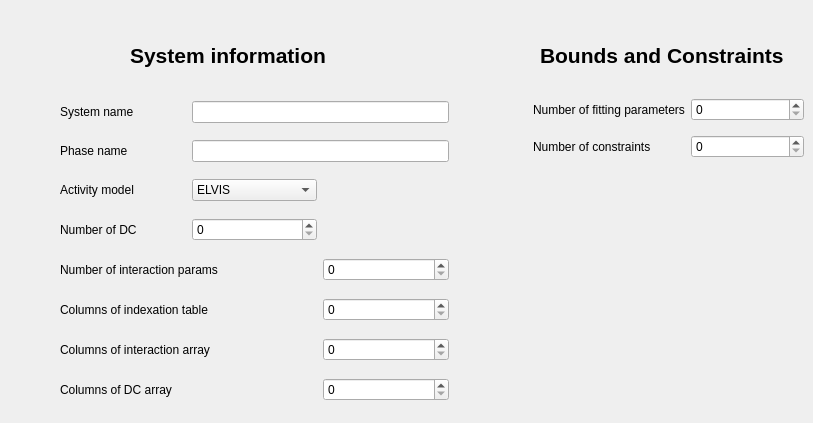
      <widget class="QWidget" name="tab_11">
       <attribute name="title">
        <string>System information</string>
       </attribute>
       <widget class="QWidget" name="layoutWidget_15">
        <property name="geometry">
         <rect>
          <x>60</x>
          <y>90</y>
          <width>389</width>
          <height>324</height>
         </rect>
        </property>
        <layout class="QGridLayout" name="gridLayout">
         <item row="0" column="0">
          <widget class="QLabel" name="label_107">
           <property name="text">
            <string>System name</string>
           </property>
          </widget>
         </item>
         <item row="0" column="1" colspan="2">
          <widget class="QLineEdit" name="lineEdit_systemname"/>
         </item>
         <item row="1" column="0">
          <widget class="QLabel" name="label_109">
           <property name="text">
            <string>Phase name</string>
           </property>
          </widget>
         </item>
         <item row="1" column="1" colspan="2">
          <widget class="QLineEdit" name="lineEdit_phasename"/>
         </item>
         <item row="2" column="0">
          <widget class="QLabel" name="label_111">
           <property name="text">
            <string>Activity model</string>
           </property>
          </widget>
         </item>
         <item row="2" column="1">
          <widget class="QComboBox" name="comboBox_activitymodel">
           <item>
            <property name="text">
             <string>ELVIS</string>
            </property>
           </item>
           <item>
            <property name="text">
             <string>Pitzer</string>
            </property>
           </item>
           <item>
            <property name="text">
             <string>EUNIQUAC</string>
            </property>
           </item>
           <item>
            <property name="text">
             <string>SIT</string>
            </property>
           </item>
          </widget>
         </item>
         <item row="3" column="0">
          <widget class="QLabel" name="label_113">
           <property name="text">
            <string>Number of DC</string>
           </property>
          </widget>
         </item>
         <item row="3" column="1">
          <widget class="QSpinBox" name="spinBox_nDC"/>
         </item>
         <item row="4" column="2">
          <widget class="QSpinBox" name="spinBox_Nintparam"/>
         </item>
         <item row="5" column="0" colspan="2">
          <widget class="QLabel" name="label_110">
           <property name="text">
            <string>Columns of indexation table</string>
           </property>
          </widget>
         </item>
         <item row="5" column="2">
          <widget class="QSpinBox" name="spinBox_colsidtable"/>
         </item>
         <item row="6" column="0" colspan="2">
          <widget class="QLabel" name="label_112">
           <property name="text">
            <string>Columns of interaction array</string>
           </property>
          </widget>
         </item>
         <item row="6" column="2">
          <widget class="QSpinBox" name="spinBox_colsinterarray"/>
         </item>
         <item row="7" column="0" colspan="2">
          <widget class="QLabel" name="label_114">
           <property name="text">
            <string>Columns of DC array</string>
           </property>
          </widget>
         </item>
         <item row="7" column="2">
          <widget class="QSpinBox" name="spinBox_colsaDCc"/>
         </item>
         <item row="4" column="0" colspan="2">
          <widget class="QLabel" name="label_108">
           <property name="text">
            <string>Number of interaction params</string>
           </property>
          </widget>
         </item>
        </layout>
       </widget>
       <widget class="QLabel" name="label_162">
        <property name="geometry">
         <rect>
          <x>540</x>
          <y>40</y>
          <width>251</width>
          <height>31</height>
         </rect>
        </property>
        <property name="font">
         <font>
          <pointsize>16</pointsize>
          <weight>75</weight>
          <bold>true</bold>
         </font>
        </property>
        <property name="text">
         <string>Bounds and Constraints</string>
        </property>
       </widget>
       <widget class="QWidget" name="layoutWidget_10">
        <property name="geometry">
         <rect>
          <x>533</x>
          <y>90</y>
          <width>271</width>
          <height>78</height>
         </rect>
        </property>
        <layout class="QGridLayout" name="gridLayout_11">
         <item row="0" column="1">
          <widget class="QSpinBox" name="spinBox_nFitParam"/>
         </item>
         <item row="1" column="0">
          <widget class="QLabel" name="label_118">
           <property name="text">
            <string>Number of constraints</string>
           </property>
          </widget>
         </item>
         <item row="1" column="1">
          <widget class="QSpinBox" name="spinBox_nConstraints"/>
         </item>
         <item row="0" column="0">
          <widget class="QLabel" name="label_161">
           <property name="text">
            <string>Number of fitting parameters</string>
           </property>
          </widget>
         </item>
        </layout>
       </widget>
       <widget class="QLabel" name="label_165">
        <property name="geometry">
         <rect>
          <x>130</x>
          <y>40</y>
          <width>251</width>
          <height>31</height>
         </rect>
        </property>
        <property name="font">
         <font>
          <pointsize>16</pointsize>
          <weight>75</weight>
          <bold>true</bold>
         </font>
        </property>
        <property name="text">
         <string>System information</string>
        </property>
       </widget>
      </widget>
